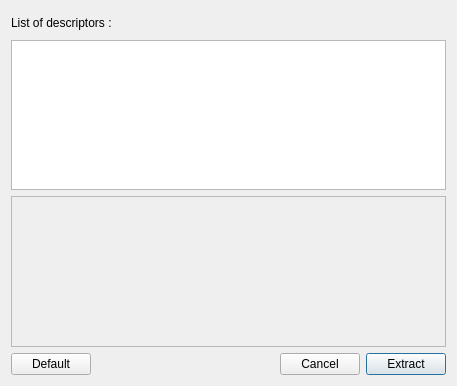
<?xml version="1.0" encoding="UTF-8"?>
<ui version="4.0">
 <class>ExtraireFeaturesDialog</class>
 <widget class="QDialog" name="ExtraireFeaturesDialog">
  <property name="geometry">
   <rect>
    <x>0</x>
    <y>0</y>
    <width>457</width>
    <height>386</height>
   </rect>
  </property>
  <property name="windowTitle">
   <string>Features Extract</string>
  </property>
  <property name="modal">
   <bool>true</bool>
  </property>
  <layout class="QGridLayout" name="gridLayout">
   <item row="0" column="0">
    <layout class="QVBoxLayout" name="verticalLayout_8">
     <item>
      <layout class="QVBoxLayout" name="verticalLayout_7">
       <item>
        <widget class="QLabel" name="lblTotal">
         <property name="text">
          <string>List of descriptors :</string>
         </property>
        </widget>
       </item>
       <item>
        <widget class="QListWidget" name="lstDescriptors">
         <property name="minimumSize">
          <size>
           <width>0</width>
           <height>100</height>
          </size>
         </property>
         <property name="maximumSize">
          <size>
           <width>16777215</width>
           <height>150</height>
          </size>
         </property>
        </widget>
       </item>
      </layout>
     </item>
     <item>
      <layout class="QVBoxLayout" name="verticalLayout_6">
       <item>
        <widget class="QScrollArea" name="scrollArea">
         <property name="autoFillBackground">
          <bool>false</bool>
         </property>
         <property name="widgetResizable">
          <bool>true</bool>
         </property>
         <widget class="QWidget" name="scrollAreaWidgetContents">
          <property name="geometry">
           <rect>
            <x>0</x>
            <y>0</y>
            <width>433</width>
            <height>196</height>
           </rect>
          </property>
          <layout class="QVBoxLayout" name="verticalLayout_5"/>
         </widget>
        </widget>
       </item>
       <item>
        <layout class="QHBoxLayout" name="horizontalLayout_4">
         <item>
          <widget class="QPushButton" name="cmdDefault">
           <property name="text">
            <string>Default</string>
           </property>
          </widget>
         </item>
         <item>
          <spacer name="horizontalSpacer_2">
           <property name="orientation">
            <enum>Qt::Horizontal</enum>
           </property>
           <property name="sizeHint" stdset="0">
            <size>
             <width>40</width>
             <height>20</height>
            </size>
           </property>
          </spacer>
         </item>
         <item>
          <widget class="QPushButton" name="cmdCancel">
           <property name="text">
            <string>Cancel</string>
           </property>
          </widget>
         </item>
         <item>
          <widget class="QPushButton" name="cmdExtract">
           <property name="text">
            <string>Extract</string>
           </property>
           <property name="default">
            <bool>true</bool>
           </property>
          </widget>
         </item>
        </layout>
       </item>
      </layout>
     </item>
    </layout>
   </item>
  </layout>
 </widget>
 <resources/>
 <connections/>
</ui>
